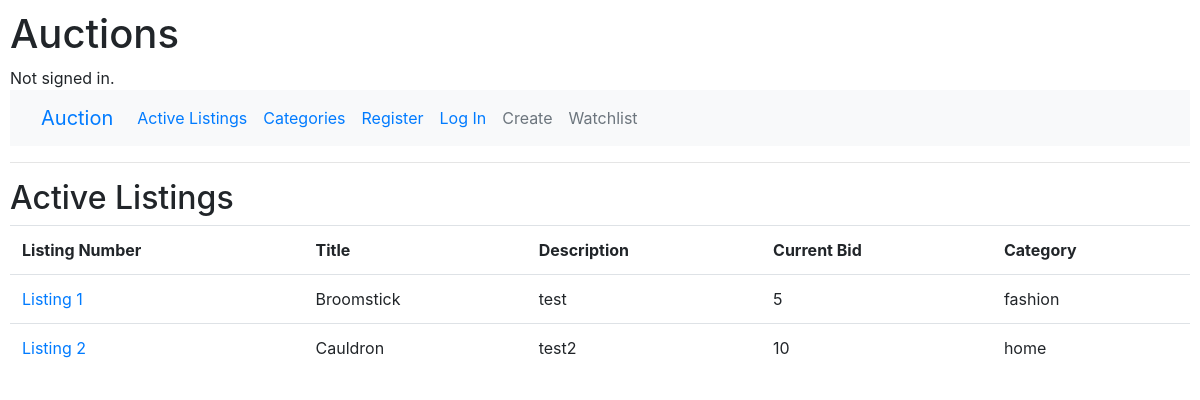
The app's page /, older data.
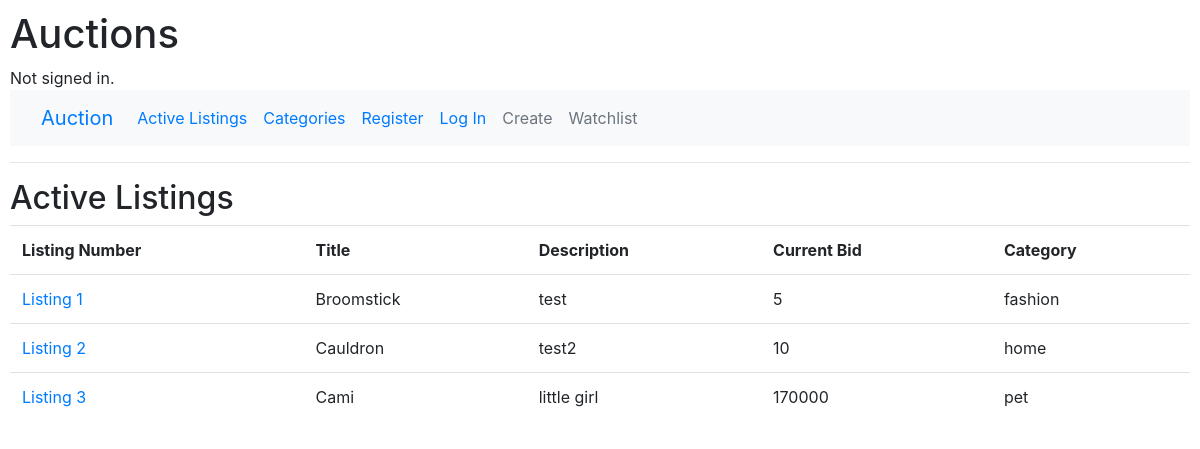
The same page, newer data.
### auctions/models.py (models this page shows)
class Listing(models.Model):
    title = models.CharField(max_length=64)
    description = models.CharField(max_length=256)
    starting_bid = models.IntegerField()
    photo = models.URLField(blank=True)
    creator = models.ForeignKey(User, on_delete=models.CASCADE, blank=False, related_name="listings", default="")
    active = models.BooleanField(default=True)
    category = models.CharField(max_length=20, blank=True, choices=CATEGORY_CHOICES)

### auctions/views.py (the view)
# urls.py: path("", views.index, name="index"),
def index(request):
    return render(request, "auctions/index.html", {
        "listings": Listing.objects.all()
    })

### auctions/templates/auctions/index.html
{% extends "auctions/layout.html" %}
{% block body %}
    <h2>Active Listings</h2>
    <table class="table">
        <tr>
            <th>Listing Number</th>
            <th>Title</th>
            <th>Description</th>
            <th>Current Bid</th>
            <th>Category</th>
        </tr>
        {% for listing in listings %}
            <tr>
                <td><a href="{% url 'listing' listing.id %}">Listing {{ listing.id }}</a></td>
                <td>{{ listing.title }}</td>
                <td>{{ listing.description }}</td>
                <td>{{ listing.starting_bid }}</td>
                <td>{{ listing.category }}</a></td>
            </tr>
        {% endfor %}
    </table>
{% endblock %}

Row changes from the older to the newer data that the page shows:
added Listing: id "3", title "Cami", description "little girl", starting_bid "170000", category "pet"
